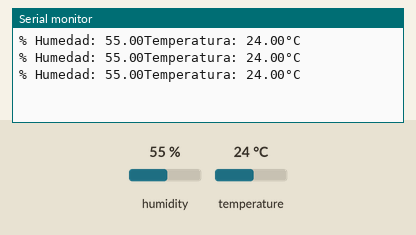
This sketch was run on a simulated Arduino Uno, built with avr-gcc and run on an emulated ATmega328P. On the bench: the last lines printed to the serial monitor. The test bench sets the inputs (shaded band); at power-on: temperature 24 °C, humidity 55 %.

Above: at 3.8 s.
3.9 s: temperature set to 28 °C
At 6.5 s:
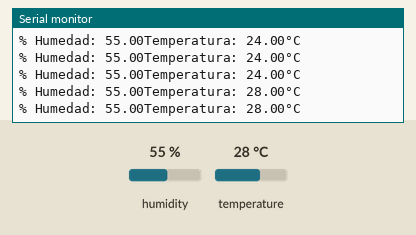
10.1 s: humidity set to 22 %
At 11.0 s:
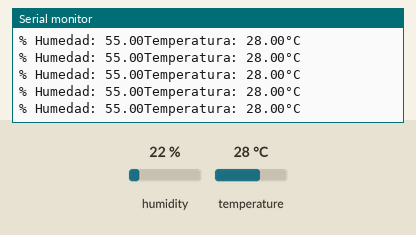
13.0 s: temperature set to 12 °C
At 14.0 s:
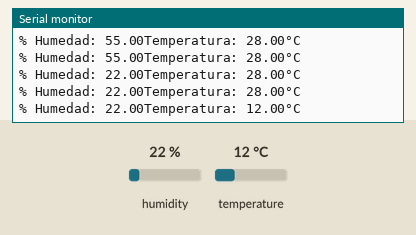
Timing chart, 0 to 16.0 s (numbered marks = the images above; inputs shaded):
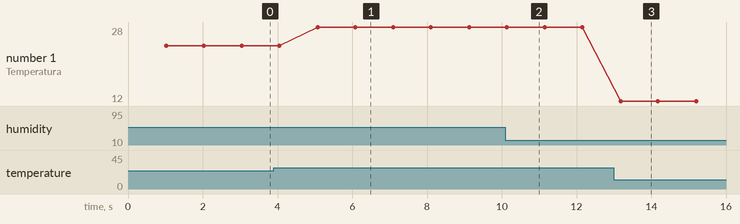

Measured:
- after the input at 3.9 s, the serial monitor: prints a new line after 1.2 s (image 1)
- after the input at 13.0 s, the serial monitor: prints a new line after 0.18 s (image 3)
- plotted number 1: 24 → 28 after the input at 3.9 s, 28 → 12 after the input at 13.0 s

The sketch:

Codigo_DHT11.ino
```cpp
#include "DHT.h"

#define DHTPIN 8
#define DHTTYPE DHT11

  float humedad;
  float temperatura;
  float indice;

DHT dht(DHTPIN, DHTTYPE);

void setup(){
  Serial.begin(9600);
  dht.begin();
}

void loop(){
  delay(1000);
  humedad=dht.readHumidity();
  temperatura=dht.readTemperature();

  if(isnan(humedad) || isnan(temperatura)){
    Serial.println("Error de lectura del sensor");
    return;
  }

  indice=dht.computeHeatIndex(temperatura,humedad,false);

  Serial.print("% Humedad: ");
  Serial.print(humedad);
  Serial.print("Temperatura: ");
  Serial.print(temperatura);
  Serial.println("°C");

}
```
